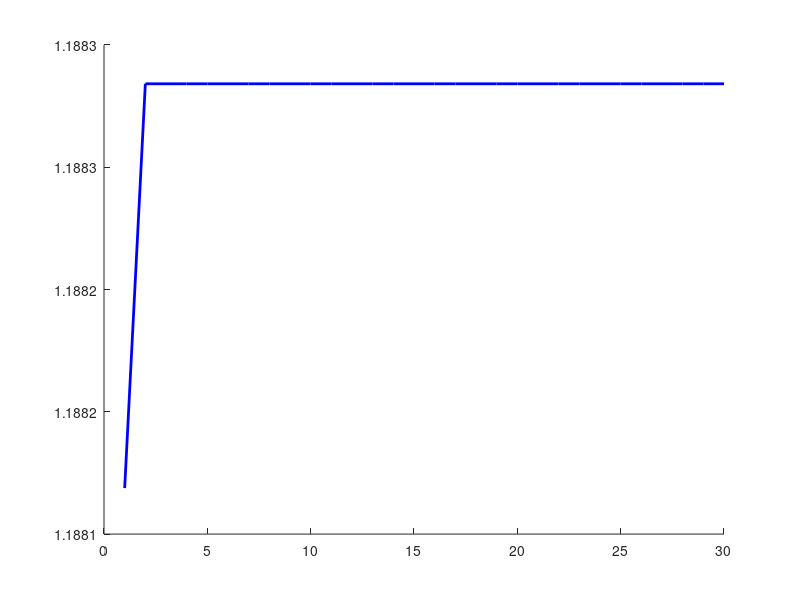

Recreate this plot in MATLAB. (Note: this script raises an error after producing the figure.)
% Basics on receding horizon control
%
% IST, MEEC, Distributed Predictive Control and Estimation
% Group 2, 2023: Afonso Alemão, José Antunes, Rui Daniel, Tomás Fonseca
%--------------------------------------------------------------------------

clear
close all

% H in range {1, 2, ..., H_max}
H_max = 30;

% 1st plant
A(1) = 1.2;
B(1) = 1;

% 2nd plant
A(2) = 0.8;
B(2) = 1;

color = ['b' 'g' 'r' 'c' 'm'];
color2 = ['k' "#77AC30" "#A2142F" "#0072BD" "#7E2F8E"];

plant = ['x (t + 1) = 1.2 x(t) + u(t)'; 'x (t + 1) = 0.8 x(t) + u(t)'];

Q = 1;
C = 1; % Q = C^T C
R = [0.01, 0.1, 1, 10, 100];

K_LQ = zeros(length(A), length(R));
S = zeros(length(A), length(R));
lambda = zeros(length(A), length(R));
closed_loop_eigenvalues = zeros(length(A), length(R), H_max);
converge_1percent = zeros(length(A), length(R));

K_RH = zeros(length(A), length(R));
observability = zeros(2);
rank_obs = zeros(2,1);
    
for k = 1 : length(A)
    figure(k)
    hold on

    fprintf('Plant: %s\n', plant(k, :));
    for r = 1 : length(R)
        % Compute LQ state feedback gain K_LQ (2.1)
        [K_LQ(k, r), S(k, r), lambda(k, r)] = dlqr(A(k), B(k), Q, R(r));
        fprintf('R = %.2f -> K_LQ = %f, eigenvalue(A - B K_LQ) = %f\n', R(r), K_LQ(k, r), lambda(k, r));

        % Compute the optimal receding horizon gain for different values of
        % the horizon H
        for H = 1 : H_max
            W = zeros(H, H);
            PI = zeros(H, 1);
            e1 = zeros(1, H);
            e1(1) = 1;

            for h = 1 : H
                PI(h) = C * A(k) ^ h;
            end

            for ii = 1 : H
                for jj = 1 : H
                    if (jj > ii)
                        break;
                    end
                    W(ii, jj) = C * B(k) * A(k) ^ (ii - jj);
                end
            end

            I = eye(H);
            M = transpose(W) * W + R(r) * I;
            K_RH(k, r, H) = e1 * M ^ (-1) * transpose(W) * PI;
            
            if converge_1percent(k, r) == 0 && K_LQ(k, r) * 0.99 <= K_RH(k, r, H)
                converge_1percent(k, r) = H;
            end

            closed_loop_eigenvalues(k, r, H) = eig(A(k) - B(k) * K_RH(k, r, H));
        end

        % Make a plot of the gain K_RH as a function of H and 
        % superimpose it on a line that corresponds to the optimal LQ gain K_LQ
        fx = squeeze(K_RH(k, r, :));
        gg = plot(1 : H_max, fx, strcat('-', color(r)), 'DisplayName', strcat('K_{RH}(R=', num2str(R(r)), ')'));
        set(gg, 'Linewidth', 2);

        if r == 5 && k == 1 
            datatip(gg, converge_1percent(1, 5), fx(converge_1percent(1, 5)), 'location', 'southeast', "FontSize", 8);
        elseif r == 4 && k == 1 
            datatip(gg, converge_1percent(1, 4), fx(converge_1percent(1, 4)), 'location', 'northeast', "FontSize", 8);
        elseif r == 3 && k == 1 
            datatip(gg, converge_1percent(1, 3), fx(converge_1percent(1, 3)), 'location', 'southeast', "FontSize", 8);
        elseif r == 2 && k == 1 
            datatip(gg, converge_1percent(1, 2), fx(converge_1percent(1, 2)), 'location', 'southeast', "FontSize", 8);
        elseif r == 1 && k == 1 
            datatip(gg, converge_1percent(1, 1), fx(converge_1percent(1, 1)), 'location', 'northeast', "FontSize", 8);
        elseif r == 5 && k == 2 
            datatip(gg, converge_1percent(2, 5), fx(converge_1percent(2, 5)), 'location', 'northeast', "FontSize", 8);
        elseif r == 4 && k == 2 
            datatip(gg, converge_1percent(2, 4), fx(converge_1percent(2, 4)), 'location', 'southeast', "FontSize", 8);
        elseif r == 3 && k == 2 
            datatip(gg, converge_1percent(2, 3), fx(converge_1percent(2, 3)), 'location', 'southeast', "FontSize", 8);
        elseif r == 2 && k == 2 
            datatip(gg, converge_1percent(2, 2), fx(converge_1percent(2, 2)), 'location', 'southeast', "FontSize", 8);
        elseif r == 1 && k == 2 
            datatip(gg, converge_1percent(2, 1), fx(converge_1percent(2, 1)), 'location', 'northeast', "FontSize", 8);
        end
        
        gg = plot([-1, H_max + 1], [K_LQ(k, r), K_LQ(k, r)], strcat(':'), 'DisplayName', strcat('K_{LQ}(R=', num2str(R(r)), ')'));
        set(gg, 'Linewidth', 1.5, 'Color', color2(r));
        set(gca, "FontSize", 14);
        
    end
    fprintf('\n');

    gg = xlabel('H');
    set(gg, 'FontSize', 20, Interpreter = 'latex');
    xlim([1 H_max])
    
    gg = ylabel('Gain');
    set(gg, 'FontSize', 20, Interpreter = 'latex');

    legend(Location = "northeast", FontSize = 12, NumColumns = 5)

    ylim([0, 1.6])

    grid minor
    
    % title(append('$', plant(k, :), '$'), 'FontSize', 14, Interpreter = 'latex')

    hold off

    % Make a plot of the absolute value of the closed-loop eigenvalue
    figure(k + length(A))

    hold on
    
    title(append('$', plant(k, :), '$'),'FontSize', 14, Interpreter = 'latex')

    for r = 1 : length(R)
        fx = squeeze(abs(closed_loop_eigenvalues(k, r, :)));
        gg = plot(1 : H_max, fx, '-', 'DisplayName', strcat('R=', num2str(R(r))));
        set(gg, 'Linewidth', 1.5);
        if r == 4 && k == 1 
            datatip(gg, 2, fx(2), 'location', 'southwest', "FontSize", 8);
        elseif r == 5 && k == 1 
            datatip(gg, 7, fx(7), 'location', 'southwest', "FontSize", 8);
            datatip(gg, 8, fx(8), 'location', 'northeast', "FontSize", 8);
        end
    end
    
    % Plots the constraint boundary
    pgon = polyshape([-5 -5 H_max + 5 H_max + 5], [1 -0.1 -0.1 1]); %-0.1 just for aesthetics
    gg = plot(pgon, 'DisplayName', 'Stability region');
    gg.EdgeColor = 'black';
    gg.LineStyle = '--';
    
    set(gca, "FontSize", 14);

    gg = xlabel('H');
    set(gg,'FontSize', 20, Interpreter = 'latex');
    xlim([1, H_max]);
    
    gg = ylabel('$|$Closed-loop eigenvalue$|$');
    set(gg,'FontSize', 20, Interpreter = 'latex');
    ylim([0, 1.2])

    legend(FontSize = 12, NumColumns = 3)
    grid minor

    hold off

    observability(k) = obsv(A(k), C);
    rank_obs(k) = rank(observability(k));
end



